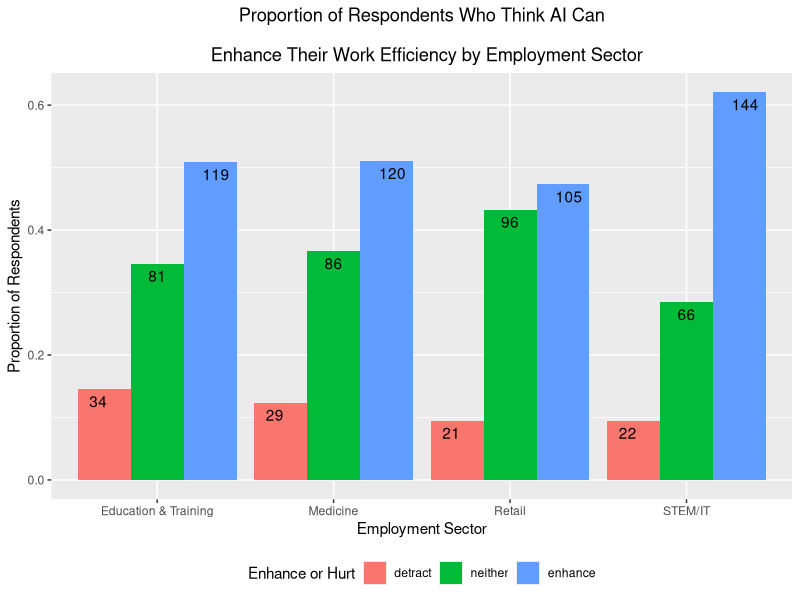
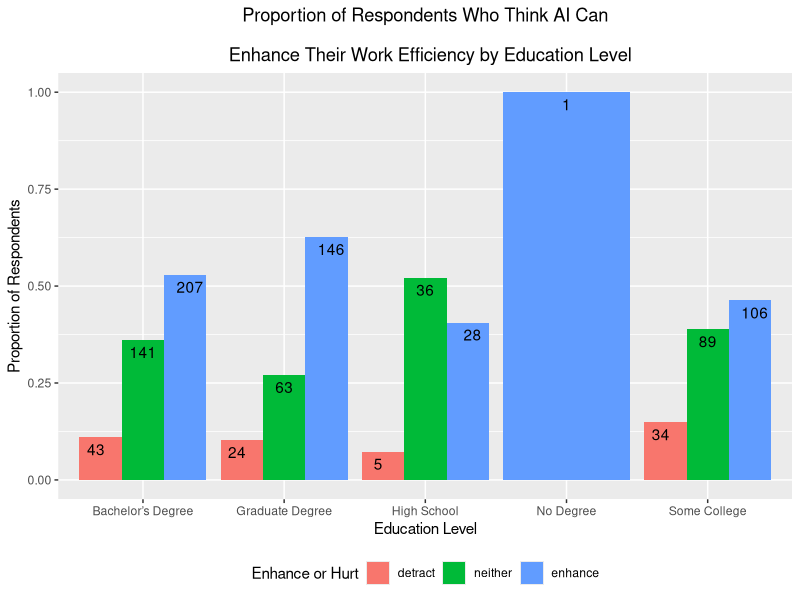
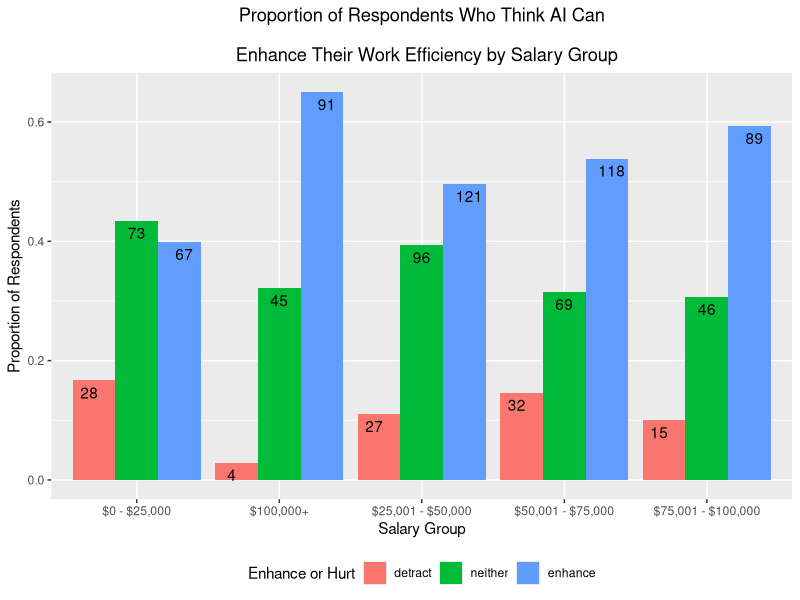
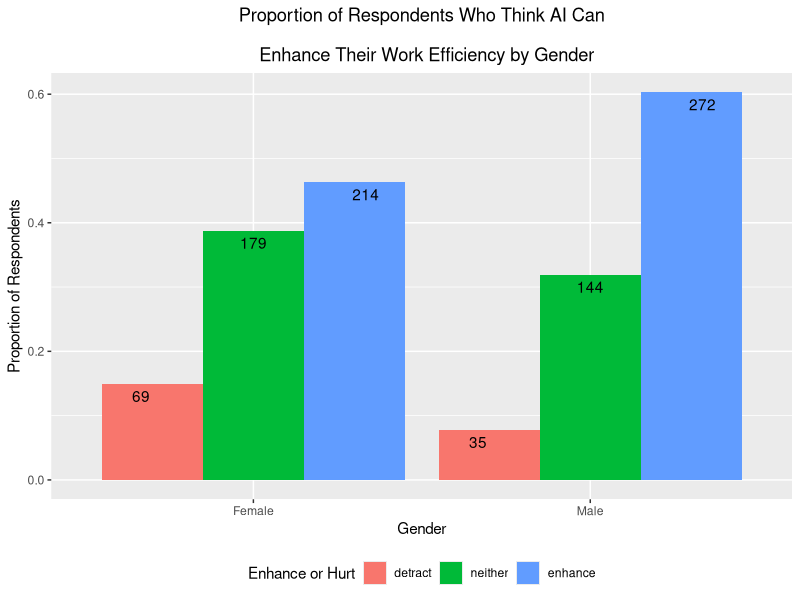
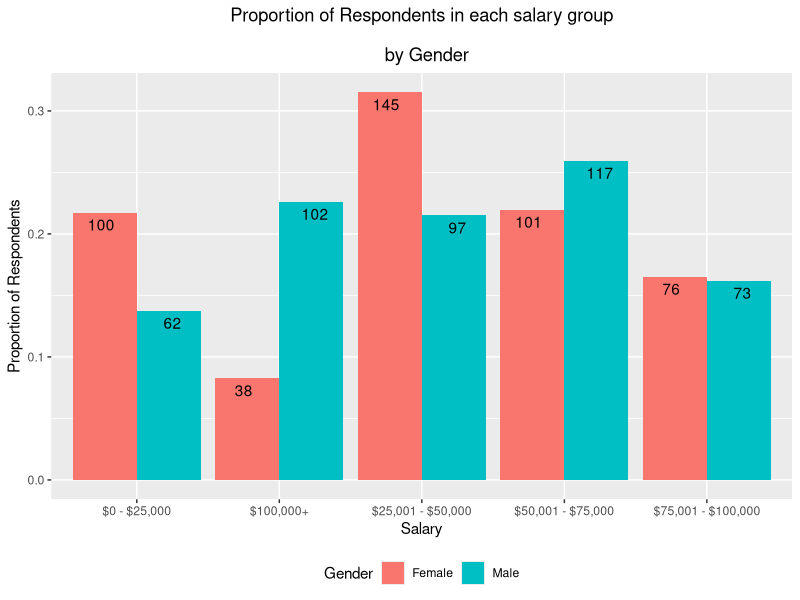
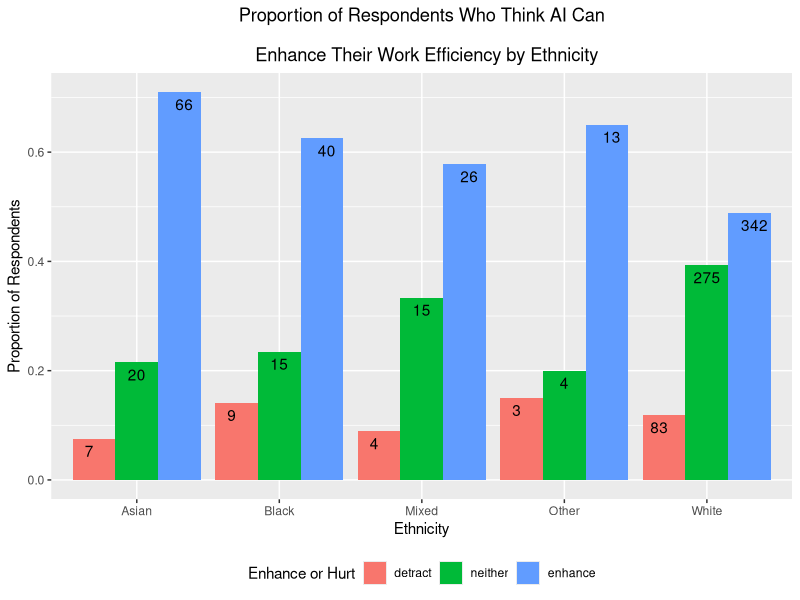
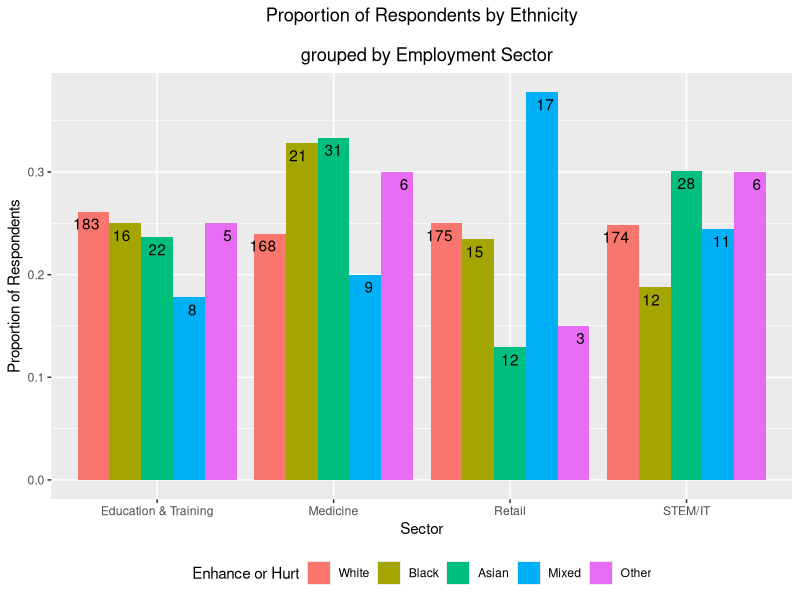
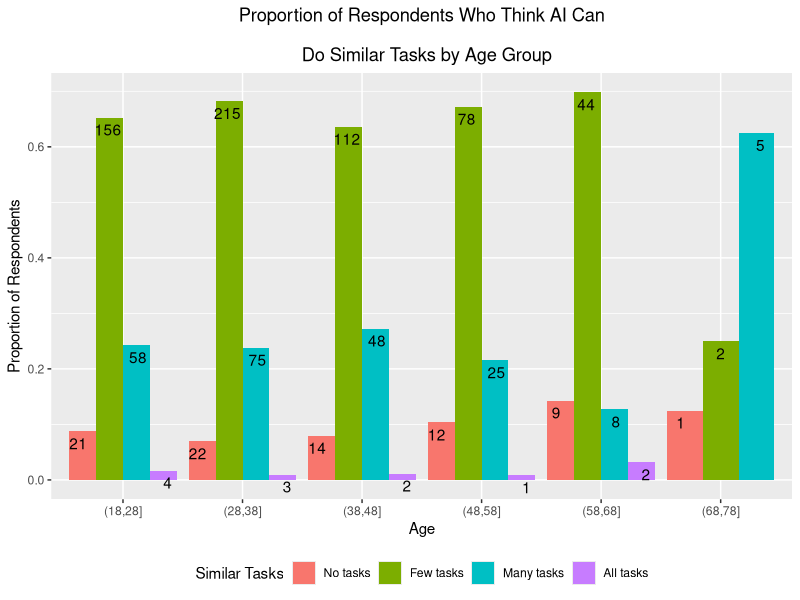

Here is the R script that generated these plots, in order:
## ---- chunk 1
library(tidyverse)
library(ggplot2)

# Load data. Top row is column name.
edu <- read.csv("prolific_edu.csv")
health <- read.csv("prolific_health.csv")
retail <- read.csv("prolific_retail.csv")
tech <- read.csv("prolific_tech.csv")
qualtrics <- read.csv("qualtrics_data.csv")
## ---- chunk 2
# Combine data into one data frame after mutating Age to be one data type
edu <- edu %>% mutate(Age = as.character(Age))
health <- health %>% mutate(Age = as.character(Age))
retail <- retail %>% mutate(Age = as.character(Age))
tech <- tech %>% mutate(Age = as.character(Age))

combined <- bind_rows(edu, health, retail, tech)
# export combined data to csv
write.csv(combined, "combined_non_qualtrics.csv")
## ---- chunk 3
# combine qualtrics and combined data using qualtrics data's
#     ProlificID column and combined data's Participant id
combined <- left_join(qualtrics, combined,
  by = c("ProlificID" = "Participant.id")
)
# rename "Duration..in.seconds." column to "Duration"
colnames(combined)[
  colnames(combined) == "Duration..in.seconds."
] <- "Duration"
# rename "Ethnicity.simplified" column to "Ethnicity"
colnames(combined)[
  colnames(combined) == "Ethnicity.simplified"
] <- "Ethnicity"
# remove Age.x and keep only Age.y column and rename Age.y to Age
combined <- combined %>%
  select(-Age.x) %>%
  rename(Age = Age.y)
# remove Status.x and Status.y columns
combined <- combined %>%
  select(-Status.x) %>%
  select(-Status.y)
# remove Finished, Progress, UserLanguage, DistributionChannel,
# Nationality, and Consent columns
combined <- combined %>%
  select(-Finished) %>%
  select(-Progress) %>%
  select(-UserLanguage) %>%
  select(-DistributionChannel) %>%
  select(-Nationality) %>%
  select(-Consent)


# remove rows where Submission.id is NA
combined <- combined %>%
  filter(!is.na(Submission.id))
# Keep only rows which say "United States" in "Country.of.residence" column
combined <- combined %>%
  filter(combined$Country.of.residence == "United States")

# Replace all cells that say "Information Technology" and
# "Science, Technology, Engineering & Mathematics" to "STEM/IT"
# in Employment.sector column
combined$Employment.sector[
  combined$Employment.sector == "Information Technology"
] <- "STEM/IT"
combined$Employment.sector[
  combined$Employment.sector == "Science, Technology, Engineering & Mathematics"
] <- "STEM/IT"

# Replace all cells in column EnhanceHurt that say
# "AI will neither enhance nor detract from my work" to "neither",
# "AI will enhance my work" to "enhance", and
# "AI will detract from my work" to "detract"
combined$EnhanceHurt[
  combined$EnhanceHurt == "AI will neither enhance nor detract from my work"
] <- "neither"
combined$EnhanceHurt[
  combined$EnhanceHurt == "AI will enhance my work"
] <- "enhance"
combined$EnhanceHurt[
  combined$EnhanceHurt == "AI will detract from my work"
] <- "detract"

# Replace all cells in column TimeEnergy that say
# "Save a lot of time" to "lot of time",
# "Save little time" to "little time",
# "Save no time" to "no time",
# "Save some time" to "some time", and
# "Neutral" to "neutral"
combined$TimeEnergy[
  combined$TimeEnergy == "Save a lot of time"
] <- "lot of time"
combined$TimeEnergy[
  combined$TimeEnergy == "Save little time"
] <- "little time"
combined$TimeEnergy[
  combined$TimeEnergy == "Save no time"
] <- "no time"
combined$TimeEnergy[
  combined$TimeEnergy == "Save some time"
] <- "some time"
combined$TimeEnergy[
  combined$TimeEnergy == "Neutral"
] <- "neutral"

# export data to csv
write.csv(combined, "combined_qualtrics.csv")
## ---- chunk 4
# Keep only rows which say "Compose an email" in "Attention" column
combined <- combined %>% filter(combined$Attention == "Compose an email")
# remove Attention column
combined <- combined %>% select(-Attention)
# export data to csv
write.csv(combined, "combined_qualtrics_attentive.csv")
## ---- chunk 5
# Create a new data frame with only the columns we need
avg_time <- combined %>% select(Duration)
# Remove rows where Duration is NA
avg_time <- avg_time %>% filter(!is.na(Duration))
# Calculate the average time taken to complete the survey
avg_time <- avg_time %>% summarise(avg_time = mean(Duration))
# Convert to <x> minutes and <y> seconds
avg_time$avg_time <- avg_time$avg_time / 60
avg_time$avg_time <- paste0(
  floor(avg_time$avg_time),
  " minutes and ",
  round((avg_time$avg_time - floor(avg_time$avg_time)) * 60),
  " seconds"
)
# Print the average time taken to complete the survey
avg_time
## ---- chunk 6
# Create a new data frame with only the columns we need
enhancehurt_vs_sector <- combined %>%
  select(EnhanceHurt, Employment.sector)
## ---- chunk 7
# Remove rows where Employment.sector is NA
enhancehurt_vs_sector <- enhancehurt_vs_sector %>%
  filter(!is.na(Employment.sector))
# Remove rows where EnhanceHurt is NA
enhancehurt_vs_sector <- enhancehurt_vs_sector %>%
  filter(!is.na(EnhanceHurt))
## ---- chunk 8
# For each sector, calculate the proportion of
# respondents who think AI can enhance their work efficiency
enhancehurt_vs_sector <- enhancehurt_vs_sector %>%
  group_by(Employment.sector, EnhanceHurt) %>%
  summarize(count = n()) %>%
  mutate(prop = count / sum(count))
# Visualize using different histogram for each sector.
# Show the number of respondents inside each bar.
# make legend bottom. Wrap x axis labels without changing plot size.
enhancehurt_vs_sector_plot <- ggplot(
  enhancehurt_vs_sector,
  aes(
    x = Employment.sector,
    y = prop, fill = factor(EnhanceHurt,
      levels = c("detract", "neither", "enhance")
    )
  ),
  ylim = c(0, 1)
) +
  geom_bar(stat = "identity", position = "dodge") +
  geom_text(aes(label = count),
    position = position_dodge(width = 1),
    vjust = 1.5
  ) +
  labs(
    x = "Employment Sector", y = "Proportion of Respondents",
    fill = "Enhance or Hurt"
  ) +
  ggtitle("Proportion of Respondents Who Think AI Can\n
  Enhance Their Work Efficiency by Employment Sector") +
  theme(
    plot.title = element_text(hjust = 0.5),
    legend.position = "bottom"
  )

enhancehurt_vs_sector_plot
## ---- chunk 9
# save to png
ggsave("enhancehurt_vs_sector_plot.png",
  width = 10, height = 6, units = "in", dpi = 300
)
## ---- chunk 10
# Create a new data frame with only the columns we need
enhancehurt_vs_education <- combined %>%
  select(EnhanceHurt, Education)
## ---- chunk 11
# Remove rows where Education is NA
enhancehurt_vs_education <- enhancehurt_vs_education %>%
  filter(!is.na(Education))
# Remove rows where EnhanceHurt is NA
enhancehurt_vs_education <- enhancehurt_vs_education %>%
  filter(!is.na(EnhanceHurt))
## ---- chunk 12
# For each education level, calculate the proportion of
# respondents who think AI can enhance their work efficiency
enhancehurt_vs_education <- enhancehurt_vs_education %>%
  group_by(Education, EnhanceHurt) %>%
  summarize(count = n()) %>%
  mutate(prop = count / sum(count))
# Visualize using different histogram for each education level.
# Show the number of respondents on each bar.
enhancehurt_vs_education_plot <- ggplot(
  enhancehurt_vs_education,
  aes(
    x = Education, y = prop, fill = factor(EnhanceHurt,
      levels = c("detract", "neither", "enhance")
    )
  ),
  ylim = c(0, 1)
) +
  geom_bar(stat = "identity", position = "dodge") +
  geom_text(aes(label = count),
    position = position_dodge(width = 1),
    vjust = 1.5
  ) +
  labs(
    x = "Education Level", y = "Proportion of Respondents",
    fill = "Enhance or Hurt"
  ) +
  ggtitle("Proportion of Respondents Who Think AI Can\n
  Enhance Their Work Efficiency by Education Level") +
  theme(plot.title = element_text(hjust = 0.5)) +
  theme(legend.position = "bottom")

enhancehurt_vs_education_plot
## ---- chunk 13
# save to png
ggsave("enhancehurt_vs_education_plot.png",
  width = 10, height = 6, units = "in", dpi = 300
)
## ---- chunk 14
# Create a new data frame with only the columns we need
enhancehurt_vs_salary <- combined %>% select(EnhanceHurt, Salary)
## ---- chunk 15
# Remove rows where Salary is NA
enhancehurt_vs_salary <- enhancehurt_vs_salary %>%
  filter(!is.na(Salary))
# Remove rows where EnhanceHurt is NA
enhancehurt_vs_salary <- enhancehurt_vs_salary %>%
  filter(!is.na(EnhanceHurt))

# remove rows where Salary is empty
enhancehurt_vs_salary <- enhancehurt_vs_salary %>%
  filter(Salary != "")
## ---- chunk 16
# Create a new dataframe with the proportion of respondents who
# think AI can enhance their work efficiency for each salary group
enhancehurt_vs_salary <- enhancehurt_vs_salary %>%
  group_by(Salary, EnhanceHurt) %>%
  summarize(count = n()) %>%
  mutate(prop = count / sum(count))
# Visualize using different histogram for each salary group.
# Show the number of respondents on each bar.
enhancehurt_vs_salary_plot <- ggplot(
  enhancehurt_vs_salary,
  aes(
    x = Salary, y = prop, fill = factor(EnhanceHurt,
      levels = c("detract", "neither", "enhance")
    )
  ),
  ylim = c(0, 1)
) +
  geom_bar(stat = "identity", position = "dodge") +
  geom_text(aes(label = count),
    position = position_dodge(width = 1),
    vjust = 1.5
  ) +
  labs(
    x = "Salary Group",
    y = "Proportion of Respondents",
    fill = "Enhance or Hurt"
  ) +
  ggtitle("Proportion of Respondents Who Think AI Can\n
  Enhance Their Work Efficiency by Salary Group") +
  theme(plot.title = element_text(hjust = 0.5)) +
  theme(legend.position = "bottom")

enhancehurt_vs_salary_plot
## ---- chunk 17
# save to png
ggsave("enhancehurt_vs_salary_plot.png",
  width = 10, height = 6, units = "in", dpi = 300
)
## ---- chunk 18
# Create a new data frame with only the columns we need
enhancehurt_vs_gender <- combined %>% select(EnhanceHurt, Gender)
## ---- chunk 19
# Remove rows where Gender is NA
enhancehurt_vs_gender <- enhancehurt_vs_gender %>%
  filter(!is.na(Gender))
# Remove rows where EnhanceHurt is NA
enhancehurt_vs_gender <- enhancehurt_vs_gender %>%
  filter(!is.na(EnhanceHurt))

# remove rows where Gender is empty
enhancehurt_vs_gender <- enhancehurt_vs_gender %>%
  filter(Gender != "Prefer to self-describe:")
## ---- chunk 20
# Create a new dataframe with the proportion of respondents who
# think AI can enhance their work efficiency for each gender
enhancehurt_vs_gender <- enhancehurt_vs_gender %>%
  group_by(Gender, EnhanceHurt) %>%
  summarize(count = n()) %>%
  mutate(prop = count / sum(count))
# Visualize the proportion of respondents who think AI can
# enhance or hurt, based on gender, using a bar chart.
# Show the number of respondents inside each bar.
# make legend bottom. Wrap x axis labels without changing plot size.
enhancehurt_vs_gender_plot <- ggplot(
  enhancehurt_vs_gender,
  aes(
    x = Gender,
    y = prop, fill = factor(EnhanceHurt,
      levels = c("detract", "neither", "enhance")
    )
  ),
  ylim = c(0, 1)
) +
  geom_bar(stat = "identity", position = "dodge") +
  geom_text(aes(label = count),
    position = position_dodge(width = 1),
    vjust = 1.5
  ) +
  labs(
    x = "Gender", y = "Proportion of Respondents",
    fill = "Enhance or Hurt"
  ) +
  ggtitle("Proportion of Respondents Who Think AI Can\n
  Enhance Their Work Efficiency by Gender") +
  theme(
    plot.title = element_text(hjust = 0.5),
    legend.position = "bottom"
  )

enhancehurt_vs_gender_plot
## ---- chunk 21
# save to png
ggsave("enhancehurt_vs_gender_plot.png",
  width = 10, height = 6, units = "in", dpi = 300
)
## ---- chunk 22
# Create a new data frame with only the columns we neeed
salary_vs_gender <- combined %>% select(Gender, Salary)
## ---- chunk 23
# remove rows where Gender is empty
salary_vs_gender <- salary_vs_gender %>%
  filter(Gender != "Prefer to self-describe:")
# remove rows where Salary is empty
salary_vs_gender <- salary_vs_gender %>%
  filter(Salary != "")

# Remove rows where Gender is NA
salary_vs_gender <- salary_vs_gender %>%
  filter(!is.na(Gender))
# Remove rows where Salary is NA
salary_vs_gender <- salary_vs_gender %>%
  filter(!is.na(Salary))
## ---- chunk 24
# Create a new dataframe with the proportion of respondents who
# think AI can enhance their work efficiency for each gender
salary_vs_gender <- salary_vs_gender %>%
  group_by(Gender, Salary) %>%
  summarize(count = n()) %>%
  mutate(prop = count / sum(count))
# Visualize the proportion of respondents by salaries
# based on gender, using a bar chart.
# Show the number of respondents inside each bar.
# make legend bottom. Wrap x axis labels without changing plot size.
salary_vs_gender_plot <- ggplot(
  salary_vs_gender,
  aes(
    x = Salary,
    y = prop,
    fill = factor(Gender)
  ),
  ylim = c(0, 1)
) +
  geom_bar(stat = "identity", position = "dodge") +
  geom_text(aes(label = count),
    position = position_dodge(width = 1),
    vjust = 1.5
  ) +
  labs(
    x = "Salary", y = "Proportion of Respondents",
    fill = "Gender"
  ) +
  ggtitle("Proportion of Respondents in each salary group\n
  by Gender") +
  theme(
    plot.title = element_text(hjust = 0.5),
    legend.position = "bottom"
  )

salary_vs_gender_plot
## ---- chunk 25
# save to png
ggsave("salary_vs_gender_plot.png",
  width = 10, height = 6, units = "in", dpi = 300
)
## ---- chunk 26
# Create a new data frame with only the columns we need
enhancehurt_vs_ethnicity <- combined %>% select(EnhanceHurt, Ethnicity)
## ---- chunk 27
# Remove rows where Ethnicity is NA
enhancehurt_vs_ethnicity <- enhancehurt_vs_ethnicity %>%
  filter(!is.na(Ethnicity))
# Remove rows where EnhanceHurt is NA
enhancehurt_vs_ethnicity <- enhancehurt_vs_ethnicity %>%
  filter(!is.na(EnhanceHurt))

# Remove rows where Ethnicity is empty
enhancehurt_vs_ethnicity <- enhancehurt_vs_ethnicity %>%
  filter(Ethnicity != "")
# Remove the Ethnicity which says "DATA_EXPIRED"
enhancehurt_vs_ethnicity <- enhancehurt_vs_ethnicity %>%
  filter(enhancehurt_vs_ethnicity$Ethnicity != "DATA_EXPIRED")
## ---- chunk 28
# Create a new dataframe with the proportion of respondents who
# think AI can enhance their work efficiency for each Ethnicity
enhancehurt_vs_ethnicity <- enhancehurt_vs_ethnicity %>%
  group_by(Ethnicity, EnhanceHurt) %>%
  summarize(count = n()) %>%
  mutate(prop = count / sum(count))
# Visualize the proportion of respondents who think AI can
# enhance or hurt, based on Ethnicity, using a bar chart.
# Show the number of respondents inside each bar.
# make legend bottom. Wrap x axis labels without changing plot size.
enhancehurt_vs_ethnicity_plot <- ggplot(
  enhancehurt_vs_ethnicity,
  aes(
    x = Ethnicity,
    y = prop, fill = factor(EnhanceHurt,
      levels = c("detract", "neither", "enhance")
    )
  ),
  ylim = c(0, 1)
) +
  geom_bar(stat = "identity", position = "dodge") +
  geom_text(aes(label = count),
    position = position_dodge(width = 1),
    vjust = 1.5
  ) +
  labs(
    x = "Ethnicity",
    y = "Proportion of Respondents",
    fill = "Enhance or Hurt"
  ) +
  ggtitle("Proportion of Respondents Who Think AI Can\n
  Enhance Their Work Efficiency by Ethnicity") +
  theme(
    plot.title = element_text(hjust = 0.5),
    legend.position = "bottom"
  )

enhancehurt_vs_ethnicity_plot
## ---- chunk 29
# save to png
ggsave("enhancehurt_vs_ethnicity_plot.png",
  width = 10, height = 6, units = "in", dpi = 300
)
## ---- chunk 30
# Create a new data frame with only the columns we need
sector_vs_ethnicity <- combined %>% select(Employment.sector, Ethnicity)
## ---- chunk 31
# Remove rows where ethnicity is NA
sector_vs_ethnicity <- sector_vs_ethnicity %>%
  filter(!is.na(Ethnicity))
# Remove rows where sector is NA
sector_vs_ethnicity <- sector_vs_ethnicity %>%
  filter(!is.na(Employment.sector))

# Remove rows where Ethnicity is empty
sector_vs_ethnicity <- sector_vs_ethnicity %>%
  filter(Ethnicity != "")
# Remove the Ethnicity which says "DATA_EXPIRED"
sector_vs_ethnicity <- sector_vs_ethnicity %>%
  filter(sector_vs_ethnicity$Ethnicity != "DATA_EXPIRED")
## ---- chunk 32
# Create a new dataframe with the proportion of respondents in each
# ethnicity by sector
sector_vs_ethnicity <- sector_vs_ethnicity %>%
  group_by(Ethnicity, Employment.sector) %>%
  summarize(count = n()) %>%
  mutate(prop = count / sum(count))

# Visualize the proportion of respondents' ethnicities based
# on sector, using a bar chart.
# Show the number of respondents inside each bar.
# make legend bottom. Wrap x axis labels without changing plot size.
sector_vs_ethnicity_plot <- ggplot(
  sector_vs_ethnicity,
  aes(
    x = Employment.sector,
    y = prop, fill = factor(Ethnicity,
      levels = c("White", "Black", "Asian", "Mixed", "Other")
    )
  ),
  ylim = c(0, 1)
) +
  geom_bar(stat = "identity", position = "dodge") +
  geom_text(aes(label = count),
    position = position_dodge(width = 1),
    vjust = 1.5
  ) +
  labs(
    x = "Sector",
    y = "Proportion of Respondents",
    fill = "Enhance or Hurt"
  ) +
  ggtitle("Proportion of Respondents by Ethnicity\n
  grouped by Employment Sector") +
  theme(
    plot.title = element_text(hjust = 0.5),
    legend.position = "bottom"
  )

sector_vs_ethnicity_plot
## ---- chunk 33
# save to png
ggsave("sector_vs_ethnicity_plot.png",
  width = 10, height = 6, units = "in", dpi = 300
)
## ---- chunk 34
# Create a new data frame with only the columns we need
similartasks_vs_age <- combined %>% select(SimilarTasks, Age)
## ---- chunk 35
# Remove the Ages which say "DATA_EXPIRED" and "923"
similartasks_vs_age <- similartasks_vs_age %>%
  filter(similartasks_vs_age$Age != "DATA_EXPIRED")
similartasks_vs_age <- similartasks_vs_age %>%
  filter(similartasks_vs_age$Age != "923")
# Remove rows where Age is NA
similartasks_vs_age <- similartasks_vs_age %>%
  filter(!is.na(Age))
# Remove rows where SimilarTasks is NA
similartasks_vs_age <- similartasks_vs_age %>%
  filter(!is.na(SimilarTasks))

# Change age rows which say "79" and "80" to "73"
similartasks_vs_age$Age[similartasks_vs_age$Age == "79"] <- "73"
similartasks_vs_age$Age[similartasks_vs_age$Age == "80"] <- "73"

# Change the rows which say "Can perform all tasks" to "All tasks",
# "Can perform many tasks" to "Many tasks",
# "Can perform only a few tasks" to "Few tasks",
# "Cannot perform any tasks" to "No tasks"
similartasks_vs_age$SimilarTasks[
  similartasks_vs_age$SimilarTasks == "Can perform all tasks"
] <- "All tasks"
similartasks_vs_age$SimilarTasks[
  similartasks_vs_age$SimilarTasks == "Can perform many tasks"
] <- "Many tasks"
similartasks_vs_age$SimilarTasks[
  similartasks_vs_age$SimilarTasks == "Can perform only a few tasks"
] <- "Few tasks"
similartasks_vs_age$SimilarTasks[
  similartasks_vs_age$SimilarTasks == "Cannot perform any tasks"
] <- "No tasks"


# Convert Age to numeric
similartasks_vs_age$Age <- as.numeric(as.character(similartasks_vs_age$Age))
# group ages by 5 years
similartasks_vs_age$Age <- cut(similartasks_vs_age$Age,
  breaks = seq(18, 80, by = 10)
)
# remove NA
similartasks_vs_age <- similartasks_vs_age %>% filter(!is.na(Age))

# create a new dataframe with the proportion of respondents who think AI can enhance their work efficiency for each age group
similartasks_vs_age <- similartasks_vs_age %>%
  group_by(Age, SimilarTasks) %>%
  summarize(count = n()) %>%
  mutate(prop = count / sum(count))
## ---- chunk 36
# Visualize the proportion of respondents who think AI can
# do similar tasks, based on age group, using a bar chart.
# Show the number of respondents inside each bar.
# make legend bottom. Wrap x axis labels without changing plot size.
# order the bars as "Cannot perform any tasks", "Can perform only a few tasks",
# "Can perform many tasks", "Can perform all tasks".
# force the y axis to start at 0 and end at 1.
similartasks_vs_age_plot <- ggplot(
  similartasks_vs_age,
  aes(
    x = Age,
    y = prop, fill = factor(SimilarTasks,
      levels = c(
        "No tasks", "Few tasks",
        "Many tasks", "All tasks"
      )
    )
  ),
  ylim = c(0, 1)
) +
  geom_bar(stat = "identity", position = "dodge") +
  geom_text(aes(label = count),
    position = position_dodge(width = 1),
    vjust = 1.5
  ) +
  labs(
    x = "Age", y = "Proportion of Respondents",
    fill = "Similar Tasks"
  ) +
  ggtitle("Proportion of Respondents Who Think AI Can\n
  Do Similar Tasks by Age Group") +
  theme(
    plot.title = element_text(hjust = 0.5),
    legend.position = "bottom"
  )

similartasks_vs_age_plot
## ---- chunk 37
# save to png
ggsave("similartasks_vs_age_plot.png",
  width = 10, height = 6, units = "in", dpi = 300
)
